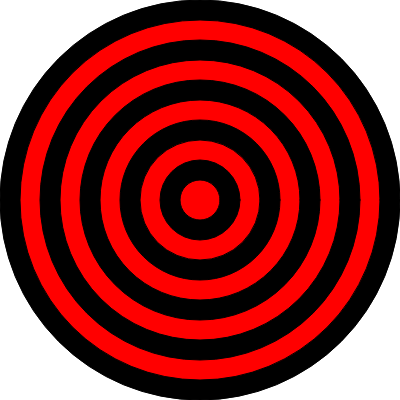
Frame 1 (no input)
Frame 2 (the mouse pressed at the canvas centre, redrawn once): identical to frame 1, image omitted

The p5.js sketch that drew this single still picture (run headless with seeded random() and noise() and a simulated clock; the mouse was pressed at the canvas centre and the sketch redrawn once):

// p5.js sketch
// ── sketch.js
function setup() {
  createCanvas(400, 400);
  noLoop();
}

function draw() {
  background(255);
  let numCircles = 10;
  let maxRadius = min(width, height) / 2;

  for (let i = 0; i < numCircles; i++) {
    let radius = map(i, 0, numCircles, maxRadius, 0);
    if (i % 2 == 0) {
      fill(0);
    } else {
      fill(255, 0, 0);
    }
    ellipse(width / 2, height / 2, radius * 2, radius * 2);
  }
}
